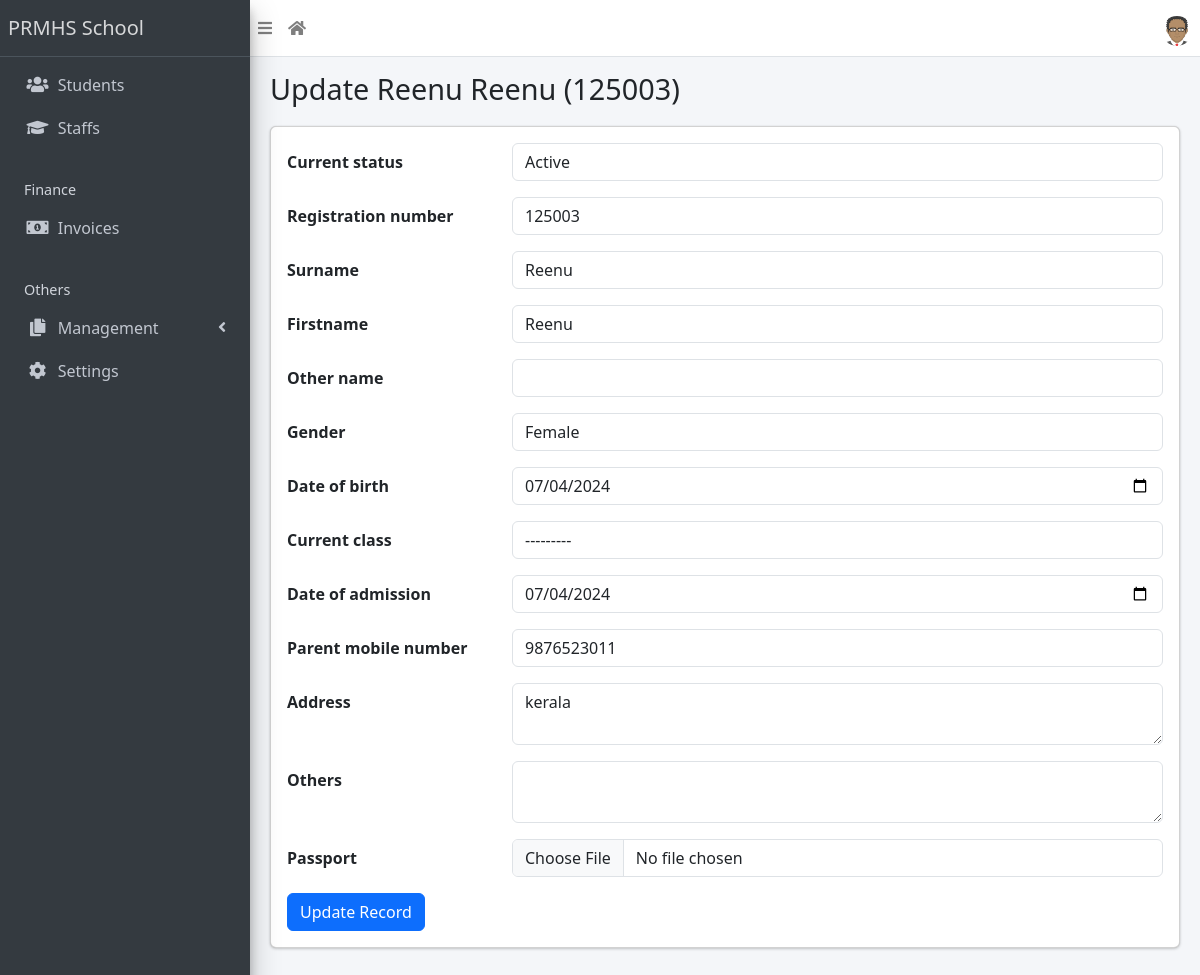
/student/7/update/ (signed in), run on the app's committed database.
### apps/students/models.py (models this page shows, shortened)
class Student(models.Model):
    STATUS_CHOICES = [("active", "Active"), ("inactive", "Inactive")]
    GENDER_CHOICES = [("male", "Male"), ("female", "Female")]
    current_status = models.CharField(
        max_length=10, choices=STATUS_CHOICES, default="active"
    )
    registration_number = models.CharField(max_length=200, unique=True)
    surname = models.CharField(max_length=200)
    firstname = models.CharField(max_length=200)
    other_name = models.CharField(max_length=200, blank=True)
    gender = models.CharField(max_length=10, choices=GENDER_CHOICES, default="male")
    date_of_birth = models.DateField(default=timezone.now)
    current_class = models.ForeignKey(
        StudentClass, on_delete=models.SET_NULL, blank=True, null=True
    )
    date_of_admission = models.DateField(default=timezone.now)
    mobile_num_regex = RegexValidator(
        regex="^[0-9]{10,15}$", message="Entered mobile number isn't in a right format!"
    )
    parent_mobile_number = models.CharField(
        validators=[mobile_num_regex], max_length=13, blank=True
    )
    address = models.TextField(blank=True)
    others = models.TextField(blank=True)
    passport = models.ImageField(blank=True, upload_to="students/passports/")
    class Meta:
        ordering = ["surname", "firstname", "other_name"]
    def __str__(self):
        return f"{self.surname} {self.firstname} {self.other_name} ({self.registration_number})"

### apps/students/views.py (the view)
# urls.py: path("<int:pk>/update/", StudentUpdateView.as_view(), name="student-update"),
class StudentUpdateView(LoginRequiredMixin, SuccessMessageMixin, UpdateView):
    model = Student
    fields = "__all__"
    success_message = "Record successfully updated."
    def get_form(self):
        form = super(StudentUpdateView, self).get_form()
        form.fields["date_of_birth"].widget = widgets.DateInput(attrs={"type": "date"})
        form.fields["date_of_admission"].widget = widgets.DateInput(
            attrs={"type": "date"}
        )
        form.fields["address"].widget = widgets.Textarea(attrs={"rows": 2})
        form.fields["others"].widget = widgets.Textarea(attrs={"rows": 2})
        return form

### apps/corecode/context_processors.py (called while the page is built)
def site_defaults(request):
    current_session = AcademicSession.objects.get(current=True)
    current_term = AcademicTerm.objects.get(current=True)
    vals = SiteConfig.objects.all()
    contexts = {
        "current_session": current_session.name,
        "current_term": current_term.name,
    }
    for val in vals:
        contexts[val.key] = val.value
    return contexts

### apps/corecode/models.py (called while the page is built)
    def __str__(self):
        return self.name

### apps/students/templates/students/student_form.html (shortened to what this page needs)
{% extends 'base.html' %}
{% block title %}
  {% if object %}
    Update {{ object }}
  {% else %}
    Add new student
  {% endif %}
{% endblock title %}
{% block content %}
<form action="" method="POST" enctype="multipart/form-data">
  {% include 'corecode/form_snippet.html' %}
  {% if object %}
    <input type="submit" class="btn btn-primary" value="Update Record">
  {% else %}
    <input type="submit" class="btn btn-primary" value="Add new student">
  {% endif %}
</form>
{% endblock content %}

### apps/corecode/templates/corecode/form_snippet.html (shortened to what this page needs)
{% load widget_tweaks %}
{% for field in form %}
<div class="form-group row">
  <label class="col-sm-3 col-form-label" for="{{ field.auto_id }}">
    {{ field.label }}
  </label>
  <div class="col-sm-9">
    {{ field | add_class:"form-control"}}
  </div>
</div>
{% endfor %}

### data on the page
Student: surname+firstname+other_name "Reenu Reenu (125003)", current_status "Active" "125003" "Reenu" "Reenu" "Female" "07/04/2024" "---------" "07/04/2024" "9876523011" "kerala"

### other printed values
{{ School_name | default:"PRMHS School" }} "PRMHS School"
{{ field.label }} "Current status" "Registration number" "Surname" "Firstname" "Other name" "Gender" "Date of birth" "Current class" "Date of admission" "Parent mobile number" "Address" "Others" "Passport"
